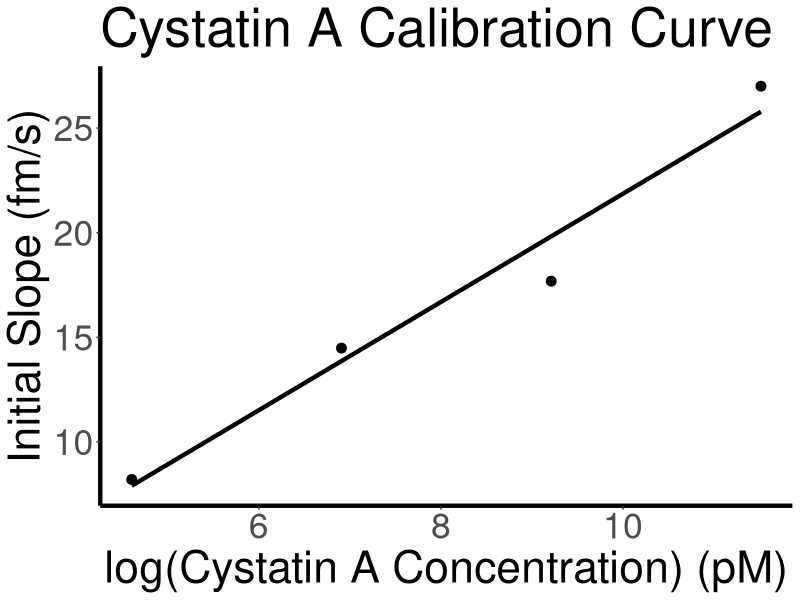

This chart was generated by the following R code:
library(ggplot2)

# standard concentration units == pM
# initial slope units == fm/s
calibration_curve <- read.csv('flower_cystatin_a_calibration_curve.csv')
colnames(calibration_curve) <- c('standard_concentration', 'initial_slope')
calibration_curve$standard_concentration <- log(calibration_curve$standard_concentration)

svg('Figure_S5.svg', width=12, height=12)
ggplot(calibration_curve, aes(x=standard_concentration, y=initial_slope)) +
  geom_point(size=3, colour='black') +
  geom_smooth(method='lm', se=FALSE, size=1.5, colour='black') +
  theme(panel.grid.major=element_blank(),
        panel.grid.minor=element_blank(),
        panel.background=element_blank(),
        axis.line=element_line(colour='black', size=1.5),
        text=element_text(size=32)) +
  labs(title='Cystatin A Calibration Curve',
       x='log(Cystatin A Concentration) (pM)',
       y='Initial Slope (fm/s)')
dev.off()
